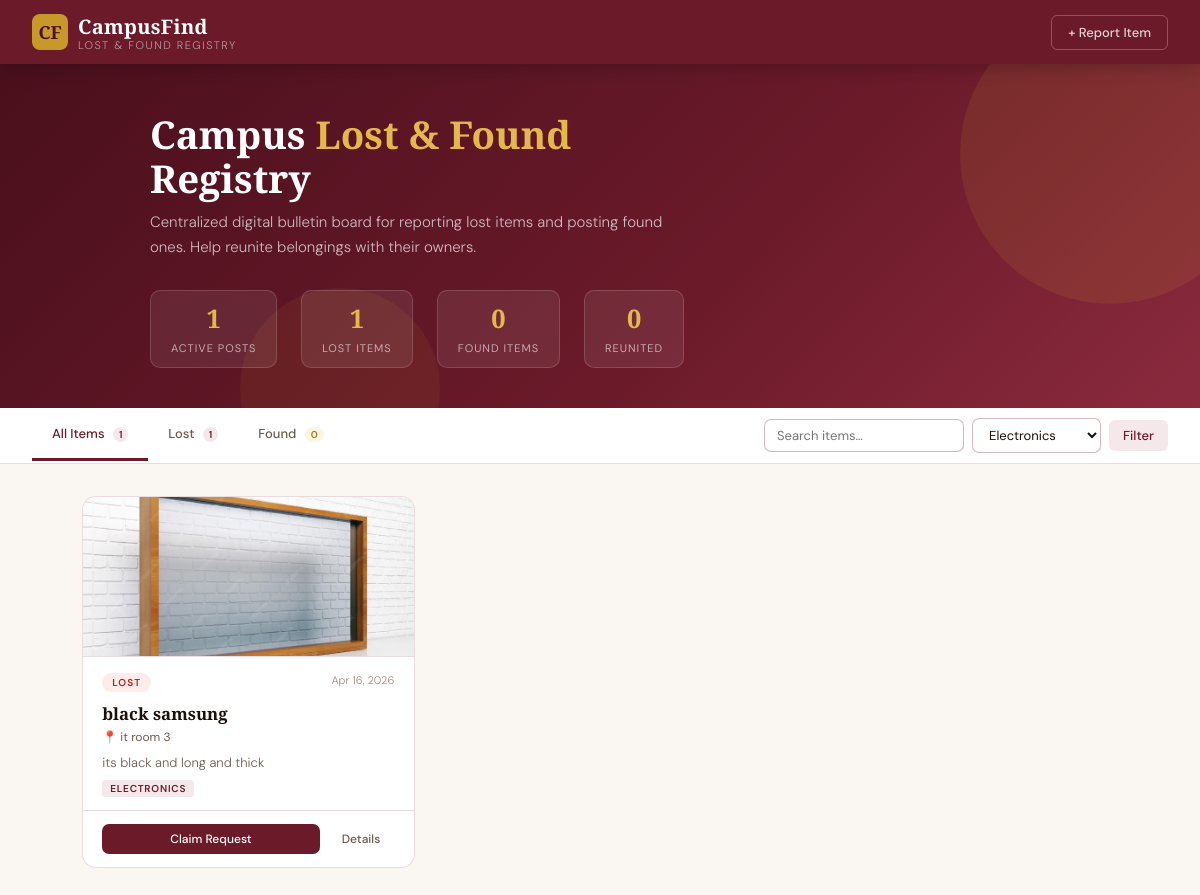
/index.php?category=Electronics, run on the app's committed database.
### tables this page shows
CREATE TABLE `items` (
  `id` int(11) NOT NULL,
  `type` enum('lost','found') NOT NULL,
  `name` varchar(255) NOT NULL,
  `category` varchar(100) NOT NULL,
  `location` varchar(255) NOT NULL,
  `description` text DEFAULT NULL,
  `image_path` varchar(255) DEFAULT NULL,
  `status` enum('pending','approved','rejected','claimed') NOT NULL DEFAULT 'pending',
  `created_at` datetime NOT NULL DEFAULT current_timestamp(),
  `updated_at` datetime NOT NULL DEFAULT current_timestamp() ON UPDATE current_timestamp()
);

### includes/functions.php (called while the page is built, shortened)
<?php
require_once __DIR__ . '/db.php';
function e(string $str): string {
    return htmlspecialchars($str, ENT_QUOTES, 'UTF-8');
}
function getStats(): array {
    $db = getDB();
    $row = $db->query("
        SELECT
            SUM(status = 'approved') AS active,
            SUM(status = 'approved' AND type = 'lost')  AS lost,
            SUM(status = 'approved' AND type = 'found') AS found,
            SUM(status = 'claimed')  AS claimed,
            SUM(status = 'pending')  AS pending
        FROM items
    ")->fetch();
    return array_map('intval', $row);
}
function getPublicItems(string $type = '', string $category = '', string $search = ''): array {
    $db = getDB();
    $where = ["i.status IN ('approved','claimed')"];
    $params = [];
    if ($category) {
        $where[] = 'i.category = :category';
        $params[':category'] = $category;
    }
    $sql = "SELECT i.*,
                   COUNT(c.id) AS claim_count
            FROM items i
            LEFT JOIN claim_requests c ON c.item_id = i.id
            WHERE " . implode(' AND ', $where) . "
            GROUP BY i.id
            ORDER BY i.created_at DESC";
    $stmt = $db->prepare($sql);
    $stmt->execute($params);
    return $stmt->fetchAll();
}
function categories(): array {
    return ['Electronics','Clothing','Accessories','Documents','Bags','Keys','Books','Other'];
}

### includes/db.php (called while the page is built, shortened)
<?php
function getDB(): PDO {
    static $pdo = null;
    if ($pdo === null) {
        $dsn = 'mysql:host=' . DB_HOST . ';dbname=' . DB_NAME . ';charset=' . DB_CHARSET;
        $options = [
            PDO::ATTR_ERRMODE            => PDO::ERRMODE_EXCEPTION,
            PDO::ATTR_DEFAULT_FETCH_MODE => PDO::FETCH_ASSOC,
            PDO::ATTR_EMULATE_PREPARES   => false,
        ];
        try {
            $pdo = new PDO($dsn, DB_USER, DB_PASS, $options);
        } catch (PDOException $e) {
            http_response_code(500);
            die(json_encode(['error' => 'Database connection failed: ' . $e->getMessage()]));
        }
    }
    return $pdo;
}

### index.php (the view, shortened to what this page needs)
<?php
require_once __DIR__ . '/includes/functions.php';
$type     = isset($_GET['type'])     && in_array($_GET['type'], ['lost','found']) ? $_GET['type'] : '';
$category = isset($_GET['category']) ? trim($_GET['category']) : '';
$search   = isset($_GET['search'])   ? trim($_GET['search'])   : '';
$stats = getStats();
$items = getPublicItems($type, $category, $search);
$cats  = categories();
?>
<!DOCTYPE html>
<html lang="en">
<head>
<link rel="stylesheet" href="assets/style.css">
</head>
<body>
<nav>
  <a class="nav-brand" href="index.php">
    <div class="nav-logo">CF</div>
    <div>
      <span class="nav-title">CampusFind</span>
      <span class="nav-sub">Lost &amp; Found Registry</span>
    </div>
  </a>
  <div class="nav-actions">
    <button class="nav-btn nav-btn-ghost" onclick="openReportModal()">+ Report Item</button>
  </div>
</nav>
<div class="hero">
  <div class="hero-content">
    <h1>Campus <span class="hero-accent">Lost &amp; Found</span><br>Registry</h1>
    <p>Centralized digital bulletin board for reporting lost items and posting found ones. Help reunite belongings with their owners.</p>
    <div class="hero-stats">
      <div class="hero-stat">
        <span class="hero-stat-num"><?= $stats['active'] ?></span>
        <span class="hero-stat-label">Active Posts</span>
      </div>
      <div class="hero-stat">
        <span class="hero-stat-num"><?= $stats['lost'] ?></span>
        <span class="hero-stat-label">Lost Items</span>
      </div>
      <div class="hero-stat">
        <span class="hero-stat-num"><?= $stats['found'] ?></span>
        <span class="hero-stat-label">Found Items</span>
      </div>
      <div class="hero-stat">
        <span class="hero-stat-num"><?= $stats['claimed'] ?></span>
        <span class="hero-stat-label">Reunited</span>
      </div>
    </div>
  </div>
</div>
<div class="toolbar">
  <div class="tabs">
    <?php
    $allCount  = $stats['active'] + $stats['claimed'];
    $lostCount = getDB()->query("SELECT COUNT(*) FROM items WHERE status IN ('approved','claimed') AND type='lost'")->fetchColumn();
    $foundCount= getDB()->query("SELECT COUNT(*) FROM items WHERE status IN ('approved','claimed') AND type='found'")->fetchColumn();
    ?>
    <a class="tab <?= $type === '' ? 'active' : '' ?>" href="index.php?category=<?= urlencode($category) ?>&search=<?= urlencode($search) ?>">
      All Items <span class="tab-badge"><?= $allCount ?></span>
    </a>
    <a class="tab <?= $type === 'lost' ? 'active' : '' ?>" href="index.php?type=lost&category=<?= urlencode($category) ?>&search=<?= urlencode($search) ?>">
      Lost <span class="tab-badge"><?= $lostCount ?></span>
    </a>
    <a class="tab <?= $type === 'found' ? 'active' : '' ?>" href="index.php?type=found&category=<?= urlencode($category) ?>&search=<?= urlencode($search) ?>">
      Found <span class="tab-badge gold"><?= $foundCount ?></span>
    </a>
  </div>
  <form class="toolbar-right" method="GET" action="index.php">
    <input class="search-input" type="text" name="search" placeholder="Search items…" value="<?= e($search) ?>">
    <select class="filter-select" name="category" onchange="this.form.submit()">
      <?php foreach ($cats as $cat): ?>
        <option value="<?= e($cat) ?>" <?= $category === $cat ? 'selected' : '' ?>><?= e($cat) ?></option>
      <?php endforeach; ?>
    </select>
    <button type="submit" class="nav-btn nav-btn-maroon" style="padding:7px 14px;font-size:13px;">Filter</button>
  </form>
</div>
<div class="main">
  <?php if (empty($items)): ?>
    <div class="empty-state">
      <div class="empty-icon">🔍</div>
      <div class="empty-title">No items found</div>
      <div class="empty-sub">Try adjusting your filters or be the first to report an item.</div>
    </div>
  <?php else: ?>
    <div class="cards-grid">
      <?php foreach ($items as $item): ?>
        <?php
          $isClaimed  = $item['status'] === 'claimed';
          $badgeClass = $isClaimed ? 'badge-claimed' : ($item['type'] === 'lost' ? 'badge-lost' : 'badge-found');
          $badgeLabel = $isClaimed ? 'Claimed' : ucfirst($item['type']);
          $dateStr    = date('M j, Y', strtotime($item['created_at']));
        ?>
        <div class="item-card">
          <?php if (!empty($item['image_path'])): ?>
            <img class="card-img" src="<?= e($item['image_path']) ?>" alt="<?= e($item['name']) ?>">
          <?php else: ?>
            <div class="card-img-placeholder">
              <?= $isClaimed ? '✅' : ($item['type'] === 'lost' ? '🔍' : '📦') ?>
            </div>
          <?php endif; ?>
          <div class="card-header">
            <span class="card-type-badge <?= $badgeClass ?>"><?= $badgeLabel ?></span>
            <span class="card-date"><?= $dateStr ?></span>
          </div>
          <div class="card-body">
            <div class="card-title"><?= e($item['name']) ?></div>
            <div class="card-location">📍 <?= e($item['location']) ?></div>
            <div class="card-desc"><?= e($item['description'] ?: 'No additional description provided.') ?></div>
            <span class="card-category"><?= e($item['category']) ?></span>
          </div>
          <div class="card-footer">
            <?php if ($isClaimed): ?>
              <span class="btn-claimed-tag">✓ Item has been claimed</span>
            <?php else: ?>
              <button class="btn btn-claim" onclick='openClaimModal(<?= $item['id'] ?>, <?= json_encode($item['name']) ?>)'>Claim Request</button>
              <button class="btn btn-details" onclick='openDetailModal(<?= json_encode($item) ?>)'>Details</button>
            <?php endif; ?>
          </div>
        </div>
      <?php endforeach; ?>
    </div>
  <?php endif; ?>
</div>
</body>
</html>

### index.php (style rules this page uses)
.card-img { width:100%; height:160px; object-fit:cover; border-bottom:1px solid var(--border); display:block; }

### data on the page
items: image_path (picture), badgeLabel "LOST", created_at "Apr 16, 2026", name "black samsung", location "it room 3", description "its black and long and thick", category "ELECTRONICS"

### other printed values
$stats['active'] "1"
$stats['lost'] "1"
$stats['found'] "0"
$stats['claimed'] "0"
$allCount "1"
$lostCount "1"
$foundCount "0"
form field category "Electronics"
